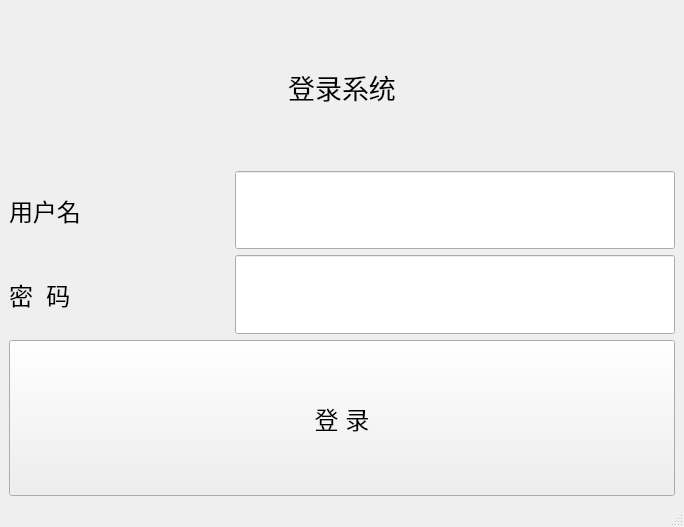
<?xml version="1.0" encoding="UTF-8"?>
<ui version="4.0">
 <class>MainWindow</class>
 <widget class="QMainWindow" name="MainWindow">
  <property name="geometry">
   <rect>
    <x>0</x>
    <y>0</y>
    <width>684</width>
    <height>527</height>
   </rect>
  </property>
  <property name="windowTitle">
   <string>主题美化示例</string>
  </property>
  <widget class="QWidget" name="centralwidget">
   <layout class="QGridLayout" name="gridLayout">
    <item row="0" column="0">
     <layout class="QVBoxLayout" name="verticalLayout" stretch="2,1,1,2">
      <item>
       <widget class="QLabel" name="label_title">
        <property name="sizePolicy">
         <sizepolicy hsizetype="Expanding" vsizetype="Expanding">
          <horstretch>0</horstretch>
          <verstretch>0</verstretch>
         </sizepolicy>
        </property>
        <property name="font">
         <font>
          <pointsize>20</pointsize>
         </font>
        </property>
        <property name="text">
         <string>登录系统</string>
        </property>
        <property name="alignment">
         <set>Qt::AlignCenter</set>
        </property>
       </widget>
      </item>
      <item>
       <layout class="QHBoxLayout" name="horizontalLayout" stretch="1,2">
        <item>
         <widget class="QLabel" name="label_username">
          <property name="sizePolicy">
           <sizepolicy hsizetype="Expanding" vsizetype="Expanding">
            <horstretch>0</horstretch>
            <verstretch>0</verstretch>
           </sizepolicy>
          </property>
          <property name="font">
           <font>
            <pointsize>18</pointsize>
           </font>
          </property>
          <property name="layoutDirection">
           <enum>Qt::LeftToRight</enum>
          </property>
          <property name="text">
           <string>用户名</string>
          </property>
         </widget>
        </item>
        <item>
         <widget class="QLineEdit" name="lineEdit_username">
          <property name="sizePolicy">
           <sizepolicy hsizetype="Expanding" vsizetype="Expanding">
            <horstretch>0</horstretch>
            <verstretch>0</verstretch>
           </sizepolicy>
          </property>
         </widget>
        </item>
       </layout>
      </item>
      <item>
       <layout class="QHBoxLayout" name="horizontalLayout_2" stretch="1,2">
        <item>
         <widget class="QLabel" name="label_passwd">
          <property name="sizePolicy">
           <sizepolicy hsizetype="Expanding" vsizetype="Expanding">
            <horstretch>0</horstretch>
            <verstretch>0</verstretch>
           </sizepolicy>
          </property>
          <property name="font">
           <font>
            <pointsize>18</pointsize>
           </font>
          </property>
          <property name="text">
           <string>密  码</string>
          </property>
         </widget>
        </item>
        <item>
         <widget class="QLineEdit" name="lineEdit_passwd">
          <property name="sizePolicy">
           <sizepolicy hsizetype="Expanding" vsizetype="Expanding">
            <horstretch>0</horstretch>
            <verstretch>0</verstretch>
           </sizepolicy>
          </property>
         </widget>
        </item>
       </layout>
      </item>
      <item>
       <widget class="QPushButton" name="pushButton_login">
        <property name="sizePolicy">
         <sizepolicy hsizetype="Expanding" vsizetype="Expanding">
          <horstretch>0</horstretch>
          <verstretch>0</verstretch>
         </sizepolicy>
        </property>
        <property name="font">
         <font>
          <pointsize>18</pointsize>
         </font>
        </property>
        <property name="toolTipDuration">
         <number>-3</number>
        </property>
        <property name="text">
         <string>登 录</string>
        </property>
       </widget>
      </item>
     </layout>
    </item>
   </layout>
  </widget>
  <widget class="QMenuBar" name="menubar">
   <property name="geometry">
    <rect>
     <x>0</x>
     <y>0</y>
     <width>684</width>
     <height>23</height>
    </rect>
   </property>
  </widget>
  <widget class="QStatusBar" name="statusbar"/>
 </widget>
 <resources/>
 <connections/>
</ui>
